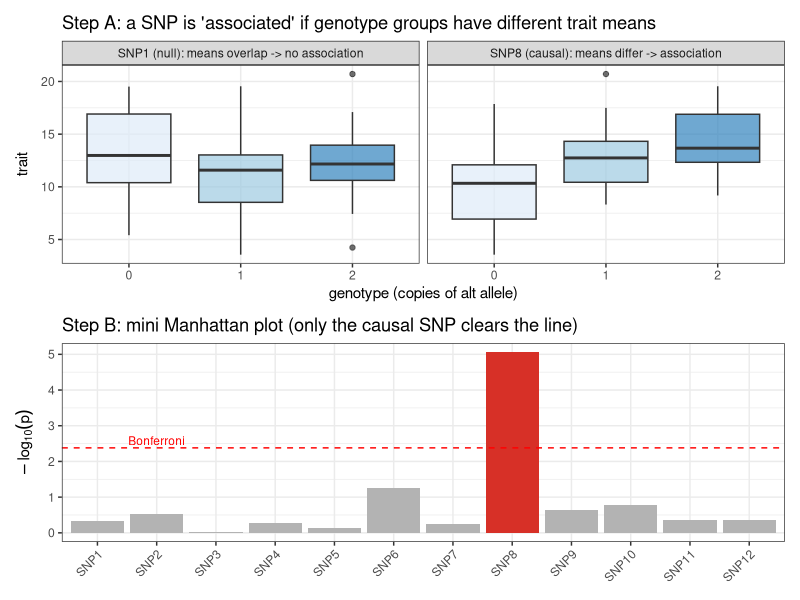

Here is the R script that generated this plot:
#!/usr/bin/env Rscript
# Toy for Lesson 9: test each SNP for trait association; p-values; Bonferroni; Manhattan.
suppressMessages({library(ggplot2); library(patchwork)})
set.seed(7)
n <- 80; nsnp <- 12
M <- matrix(sample(0:2, n*nsnp, TRUE), n, nsnp, dimnames=list(NULL,paste0("SNP",1:nsnp)))
causal <- 8                                   # only SNP8 truly affects the trait
y <- 10 + 3*M[,causal] + rnorm(n, 0, 3)        # trait = baseline + real effect + noise

pval <- sapply(1:nsnp, function(j) summary(lm(y ~ M[,j]))$coefficients[2,4])
bonf <- 0.05/nsnp
cat("Bonferroni threshold = 0.05/12 =", signif(bonf,3), " -log10 =", round(-log10(bonf),2),"\n")
cat("SNP8 (causal) p =", signif(pval[causal],3), " -> ",
    ifelse(pval[causal]<bonf,"PASSES","fails"),"\n")
cat("smallest p among null SNPs =", signif(min(pval[-causal]),3),"\n")

# Panel A: trait by genotype, causal vs a null SNP
dfA <- rbind(
  data.frame(geno=factor(M[,causal]), y=y, snp="SNP8 (causal): means differ -> association"),
  data.frame(geno=factor(M[,1]),      y=y, snp="SNP1 (null): means overlap -> no association"))
pA <- ggplot(dfA,aes(geno,y,fill=geno))+geom_boxplot(alpha=.7)+facet_wrap(~snp)+
  scale_fill_manual(values=c("0"="#deebf7","1"="#9ecae1","2"="#3182bd"),guide="none")+
  labs(title="Step A: a SNP is 'associated' if genotype groups have different trait means",
       x="genotype (copies of alt allele)",y="trait")+theme_bw(base_size=11)

# Panel B: mini Manhattan
dfB <- data.frame(snp=factor(paste0("SNP",1:nsnp),levels=paste0("SNP",1:nsnp)),
                  logp=-log10(pval), causal=(1:nsnp==causal))
pB <- ggplot(dfB,aes(snp,logp,fill=causal))+geom_col()+
  geom_hline(yintercept=-log10(bonf),linetype="dashed",color="red")+
  annotate("text",x=2,y=-log10(bonf)+.2,label="Bonferroni",color="red",size=3)+
  scale_fill_manual(values=c("FALSE"="grey70","TRUE"="#d73027"),guide="none")+
  labs(title="Step B: mini Manhattan plot (only the causal SNP clears the line)",
       x=NULL,y=expression(-log[10](p)))+theme_bw(base_size=11)+
  theme(axis.text.x=element_text(angle=45,hjust=1))
ggsave("../figures/16_toy_gwas.png",(pA/pB)+plot_layout(heights=c(1,1)),width=8.5,height=7,dpi=120)
cat("Wrote figures/16_toy_gwas.png\n")
